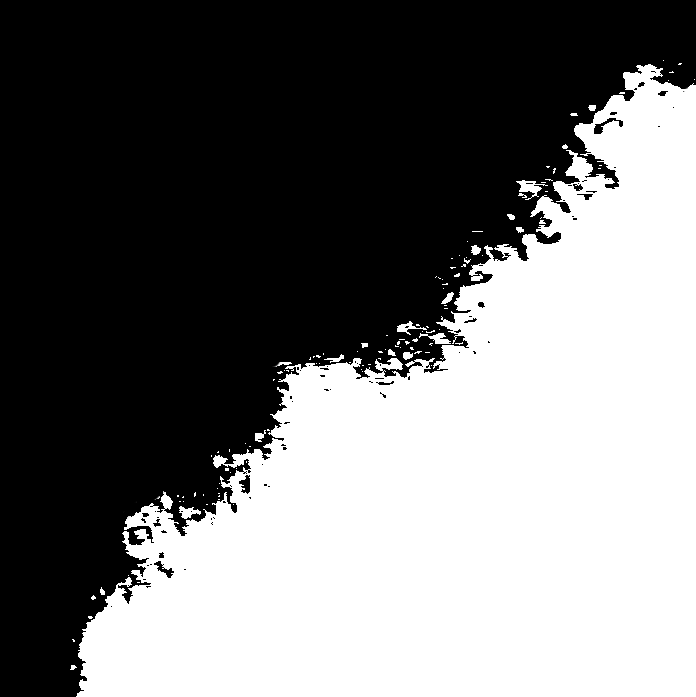
#> input picture quality/6/mask.png, 696 x 697 px
$ python mask.py
#> lines starting #> are read from the running program, lines starting #| are printed output that depends on the picture; long printed decimals are rounded; pictures that were not available may be replaced by others from this repository, and a replacement may not be noted
import numpy as np
import math
from osgeo import gdal, gdal_array  # 导入读取遥感影像的库
from numba import jit
import math
import cv2
from matplotlib import pyplot as plt


def normalize(x):
    x = x.astype(np.float64)
    y = (x - x.min()) / (x.max() - x.min())
    return y


def apply_mask(bgr, mask, index, i):
    # 创建一个与图像尺寸相同的全零数组，作为输出图像
    color_map = [cv2.COLORMAP_PARULA, cv2.COLORMAP_COOL, cv2.COLORMAP_HOT, cv2.COLORMAP_AUTUMN]
    z = np.zeros_like(bgr)
    mask_inv = cv2.bitwise_not(mask)
    # 将mask区域内的像素复制到输出图像中
    output = cv2.bitwise_and(index,index,mask=mask)
    output = cv2.applyColorMap(output, color_map[i])
    bgr_ = cv2.bitwise_and(bgr,bgr,mask=mask_inv)
    bgr = cv2.bitwise_and(output,output,mask=mask)
    bgr = bgr + bgr_
    return bgr

i = 4
color_map = [plt.cm.summer, plt.cm.cool, plt.cm.hot, plt.cm.autumn_r, plt.cm.hot]
q = ['DO', 'NH3N', 'sd', 'BOI', 'COD']
mask = cv2.imread('./quality/6/mask.png', 0)
#> mask is the input picture: shape (697, 696); min 0, max 255, mean 116.1
bgr = cv2.imread(r'C:\Users\Lenovo\Desktop\sprebuilding\output\rgb\5\0.png')
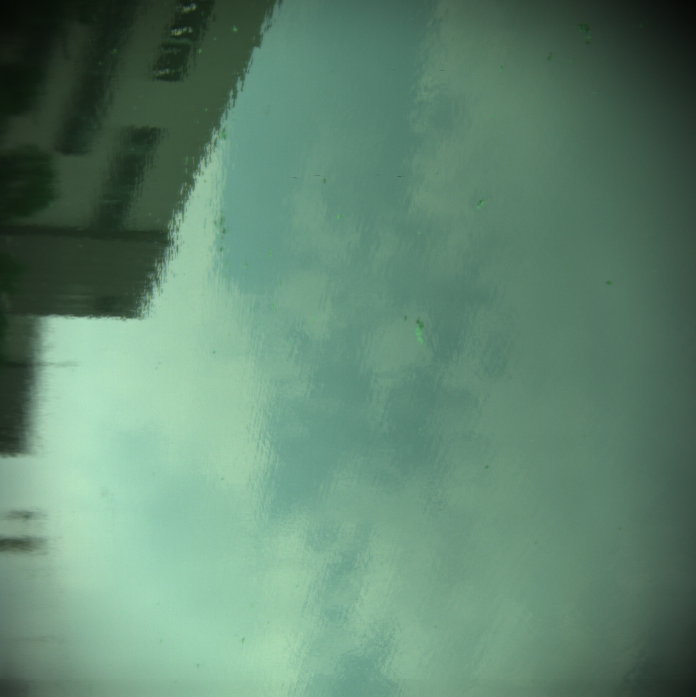
#> input picture 3.bmp, 696 x 697 px, given in place of 0.png, which was not available
#> bgr is the input picture: shape (697, 696, 3); mean B, G, R 112.3, 134.1, 96.7
index = cv2.imread('./quality/6/%s.tif' % q[i], 0)
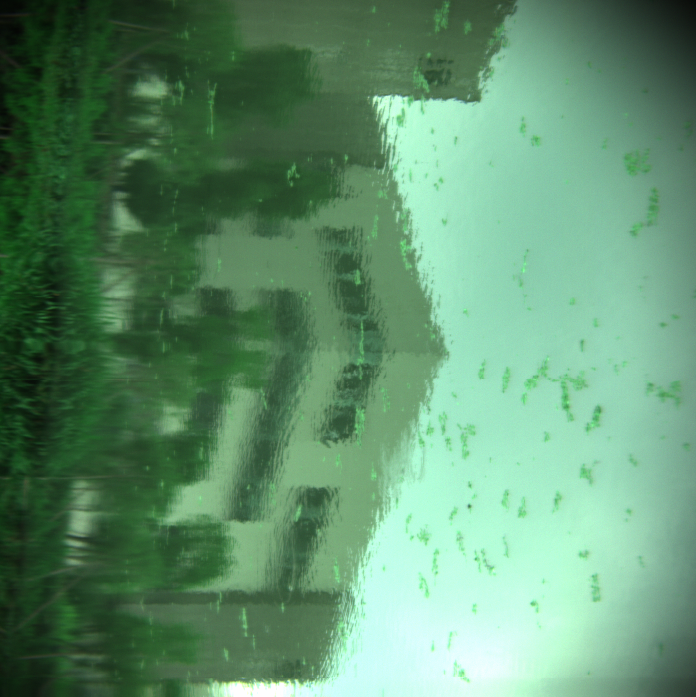
#> input picture 4.bmp, 696 x 697 px, given in place of COD.tif, which was not available
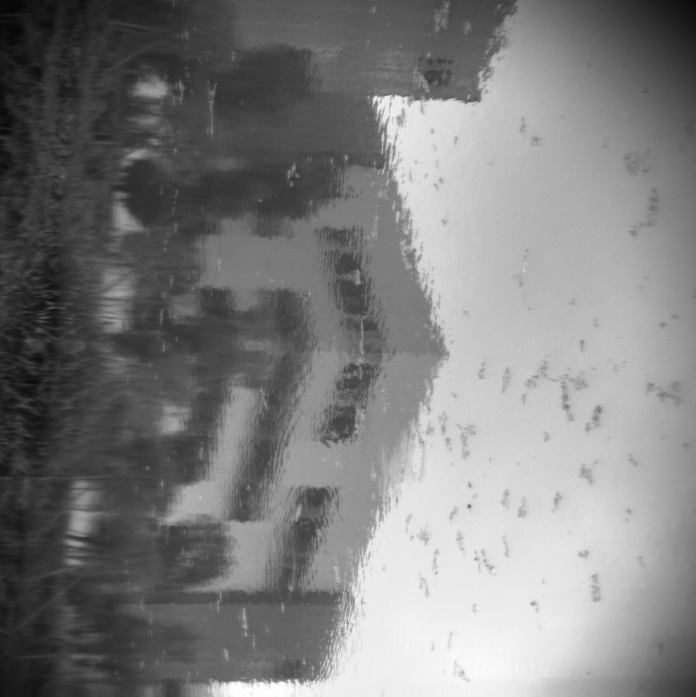
#> index: shape (697, 696); min 5, max 254, mean 125.4
print(index.max())
#| 254
index[mask == 0] = 0
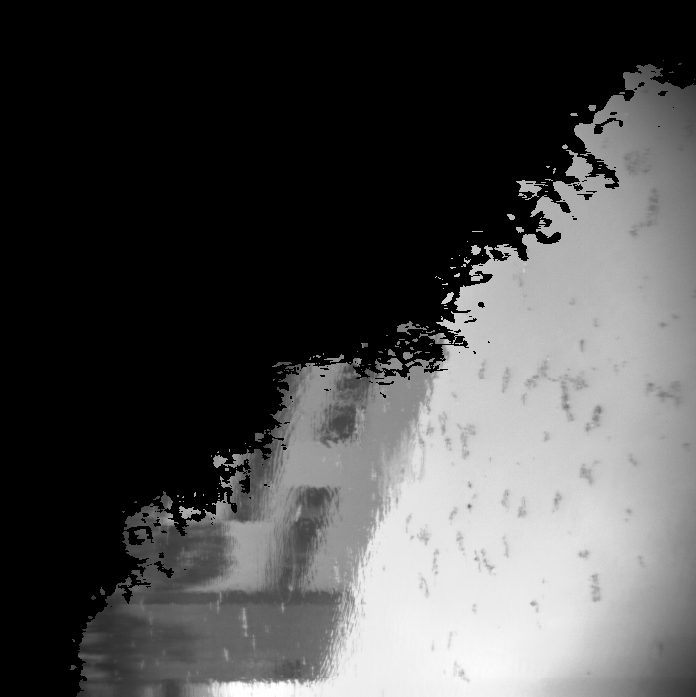
#> index: shape (697, 696); min 0, max 254, mean 76
print(index.max())
#| 254
index = index/index.max()
print(index.max())
#| 1.0
index = index*30
index = np.rot90(index, k=3)
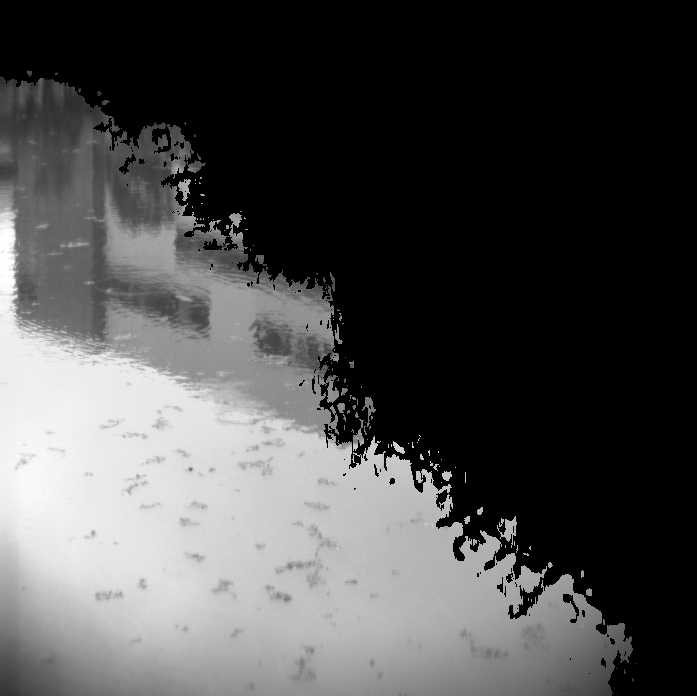
#> index: shape (696, 697) float64; min 0, max 30, mean 9; drawn with min black and max white
mean = np.mean(index[index != 0])
#> mean = 19.7
print('平均值', mean)
#| 平均值 19.705
# sc = plt.imshow(index, vmin=0, vmax=1, cmap=plt.cm.jet)
sc = plt.imshow(index, cmap=color_map[i])
# sc.set_cmap('hot')# 这里可以设置多种模式
plt.axes().get_xaxis().set_visible(False) # 隐藏x坐标轴
plt.axes().get_yaxis().set_visible(False) # 隐藏y坐标轴
plt.colorbar()# 显示色度条
plt.show()
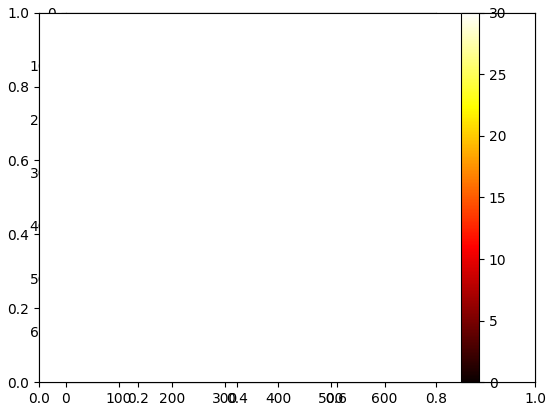
#> figure drawn by matplotlib, 2 panels

# [31 lines of commented-out code are left out]
